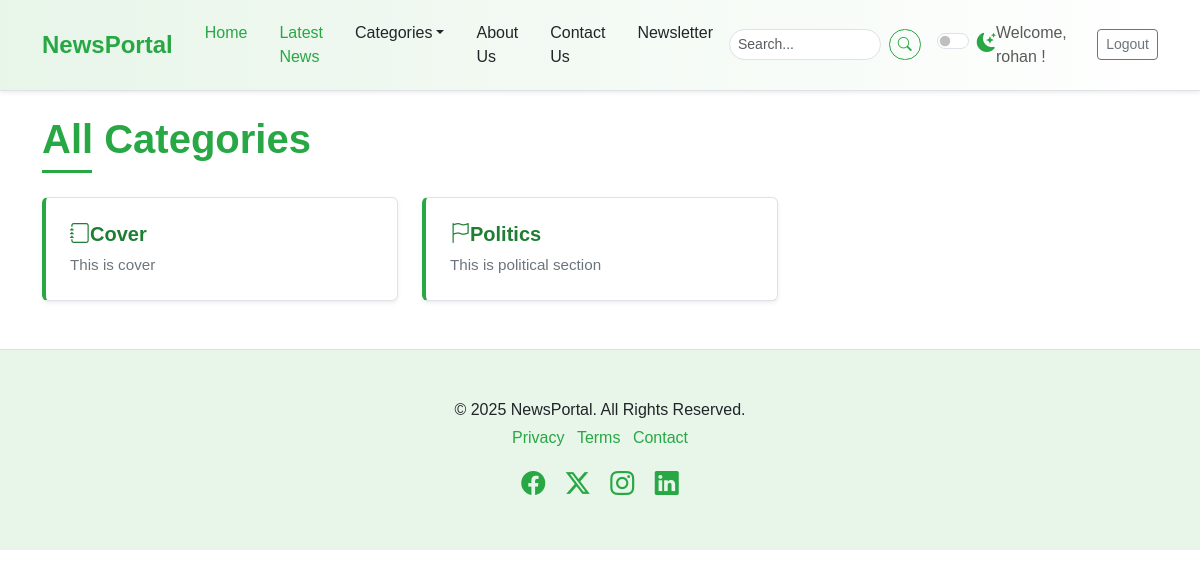
Page /categories/ (signed in) on the committed database.
### newspaper/models.py (models this page shows, shortened)
class TimeStampModel(models.Model):
    created_at=models.DateTimeField(auto_now_add=True)
    upated_at=models.DateTimeField(auto_now_add=True)
    class Meta:
        abstract=True # Don't create table in DB

class Category(TimeStampModel):
    name=models.CharField(max_length=100)
    icon=models.CharField(max_length=100,null=True, blank=True)
    description=models.TextField(null=True, blank=True)
    class Meta:
        ordering=['name'] #Category.objects.all
        verbose_name="categories"
        verbose_name_plural="Categories"

### newspaper/views.py (the view)
# urls.py: path("categories/", views.CategoryListView.as_view(), name="categories"),
class CategoryListView(ListView):
    model=Category
    template_name="newsportal/categories.html"
    context_object_name="categories"

### newspaper/nav.py (called while the page is built)
def navigation(request):
    categories =Category.objects.all()
    return {
        'categories': categories }

### templates/newsportal/categories.html
{% extends "newsportal/base.html" %}
{% block content%}
<div class="container mt-4 mb-5">
    <h1 class="mb-4 section-title"><span>All Categories</span></h1>
    <div class="row row-cols-1 row-cols-md-2 row-cols-lg-3 g-4">
        {% for category in categories %}
        <div class=" col">
            <div class="card h-100 shadow-sm list-item-card">
                <div class="card-body">
                    <h5 class="card-title"><a href="{% url 'post-by-category' category.id %}"><i class="{{ category.icon }}"></i>{{ category.name| title }}</a></h5>
                    <p class="card-text">{{ category.description }}</p>
                </div>
            </div>
        </div>
{% endfor%}
</div>
</div>
{% endblock content%}

### templates/newsportal/nav.html (shortened to what this page needs)
    <nav class="navbar navbar-expand-lg sticky-top elegant-navbar">
      <div class="container">
        <a class="navbar-brand fw-bold" href="/">NewsPortal</a>
        <div class="collapse navbar-collapse" id="navbarNavDropdown">
          <ul class="navbar-nav me-auto mb-2 mb-lg-0">
            <li class="nav-item">
              <a class="nav-link active" aria-current="page" href="{% url 'home' %}">Home</a>
            </li>
            <li class="nav-item">
              <a class="nav-link" href="{% url 'post-list' %}">Latest News</a>
            </li>
            <li class="nav-item dropdown">
              <a class="nav-link dropdown-toggle"
                 href="#"
                 role="button"
                 data-bs-toggle="dropdown"
                 aria-expanded="false">Categories</a>
            </li>
            <li class="nav-item">
              <a class="nav-link" href="about.html">About Us</a>
            </li>
            <li class="nav-item">
              <a class="nav-link" href="contact.html">Contact Us</a>
            </li>
            <li class="nav-item">
              <a class="nav-link" href="#newsletter-section">Newsletter</a>
            </li>
          </ul>
          <form class="d-flex me-3" role="search">
            <input class="form-control form-control-sm me-2"
                   type="search"
                   placeholder="Search..."
                   aria-label="Search" />
            <button class="btn btn-outline-success btn-sm" type="submit">
              <i class="bi bi-search"></i>
            </button>
          </form>
          <div class="form-check form-switch">
            <input class="form-check-input"
                   type="checkbox"
                   role="switch"
                   id="darkModeSwitch" />
            <label class="form-check-label" for="darkModeSwitch">
              <i class="bi bi-moon-stars-fill"></i>
            </label>
          </div>
          <div class="navbar-nav ms-auto d-flex align-items-center">
            {% if user.is_authenticated %}
              <span class="navbar-text me-3">Welcome, {{user.username}} !</span>
              <form method="post"
              action="{% url 'accounts:logout' %}" class="d-inline">
                <button class="btn btn-outline-secondary btn-sm" type="submit">Logout</button>
              </form>
            {% else %}
            <a href="{% url 'accounts:login' %}" class="btn btn-outline-success me-2">Login</a>
            <a href="{% url 'accounts:register' %}" class="btn btn-success btn-sm">Register</a>
            {% endif %}
          </div>
        </div>
      </div>
    </nav>

### static/css/style.css (style rules this page uses)
:root { --primary-green: #28a745; --light-green: #e8f5e9; --dark-green: #1e7e34; --accent-green: #5cb85c; --text-color-light: #212529; --text-color-dark: #f8f9fa; --bg-light: #ffffff; --bg-dark: #212529; --card-bg-light: #ffffff; --card-bg-dark: #343a40; --border-color-light: #dee2e6; --border-color-dark: #495057; --shadow-sm: 0 0.125rem 0.25rem rgba(0, 0, 0, 0.075); --shadow: 0 0.5rem 1rem rgba(0, 0, 0, 0.15); --transition-speed: 0.3s ease; }
body { font-family: "Poppins", sans-serif; background-color: var(--bg-light); color: var(--text-color-light); transition: background-color var(--transition-speed), color var(--transition-speed); }
.elegant-navbar { background: linear-gradient( to right, var(--light-green), #ffffff ); border-bottom: 1px solid var(--border-color-light); box-shadow: var(--shadow-sm); padding-top: 0.8rem; padding-bottom: 0.8rem; }
.elegant-navbar .navbar-brand { color: var(--primary-green); font-size: 1.5rem; transition: color var(--transition-speed); }
.elegant-navbar .nav-link { color: var(--text-color-light); font-weight: 500; transition: color var(--transition-speed); margin: 0 0.5rem; }
.elegant-navbar .nav-link:hover, .elegant-navbar .nav-link.active { color: var(--primary-green); }
.elegant-navbar .form-control { border-radius: 20px; border-color: var(--border-color-light); background-color: var(--bg-light); color: var(--text-color-light); }
.elegant-navbar .btn-outline-success { border-color: var(--primary-green); color: var(--primary-green); border-radius: 20px; transition: background-color var(--transition-speed), color var(--transition-speed); }
.elegant-navbar .form-check-label i { color: var(--primary-green); font-size: 1.2rem; }
.section-title { position: relative; padding-bottom: 10px; margin-bottom: 20px; font-weight: 600; color: var(--primary-green); }
.section-title span { position: relative; z-index: 1; background-color: var(--bg-light); padding-right: 10px; }
.section-title::after { content: ""; position: absolute; left: 0; bottom: 0; width: 50px; height: 3px; background-color: var(--primary-green); }
.card { border: 1px solid var(--border-color-light); transition: box-shadow var(--transition-speed), transform var(--transition-speed); background-color: var(--card-bg-light); color: var(--text-color-light); }
.card-title { color: var(--dark-green); font-weight: 600; }
.btn-outline-success { color: var(--primary-green); border-color: var(--primary-green); transition: background-color var(--transition-speed), color var(--transition-speed); }
.list-item-card { transition: transform 0.2s ease-in-out, box-shadow 0.2s ease-in-out; border-left: 4px solid var(--primary-green); }
.list-item-card .card-body { padding: 1.5rem; }
.list-item-card .card-title a { text-decoration: none; color: var(--dark-green); font-weight: 600; }
.list-item-card .card-text { font-size: 0.95rem; color: #6c757d; }

### rows in the picture
Category: name "Cover", description "This is cover"
Category: name "Politics", description "This is political section"

### other values in the picture
{{ user.username }} "rohan"
